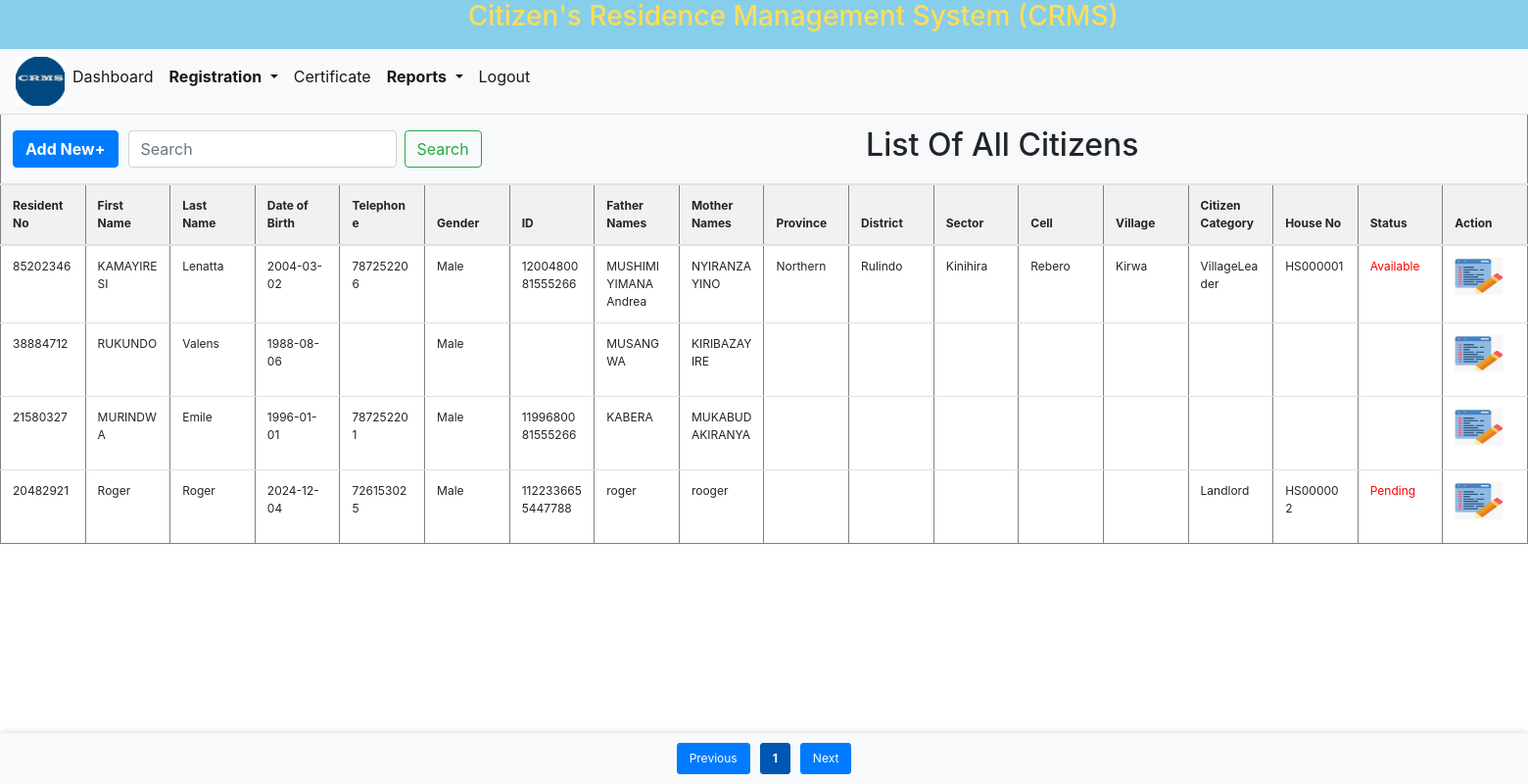
Before: /Report.php (signed in) with the older database file.
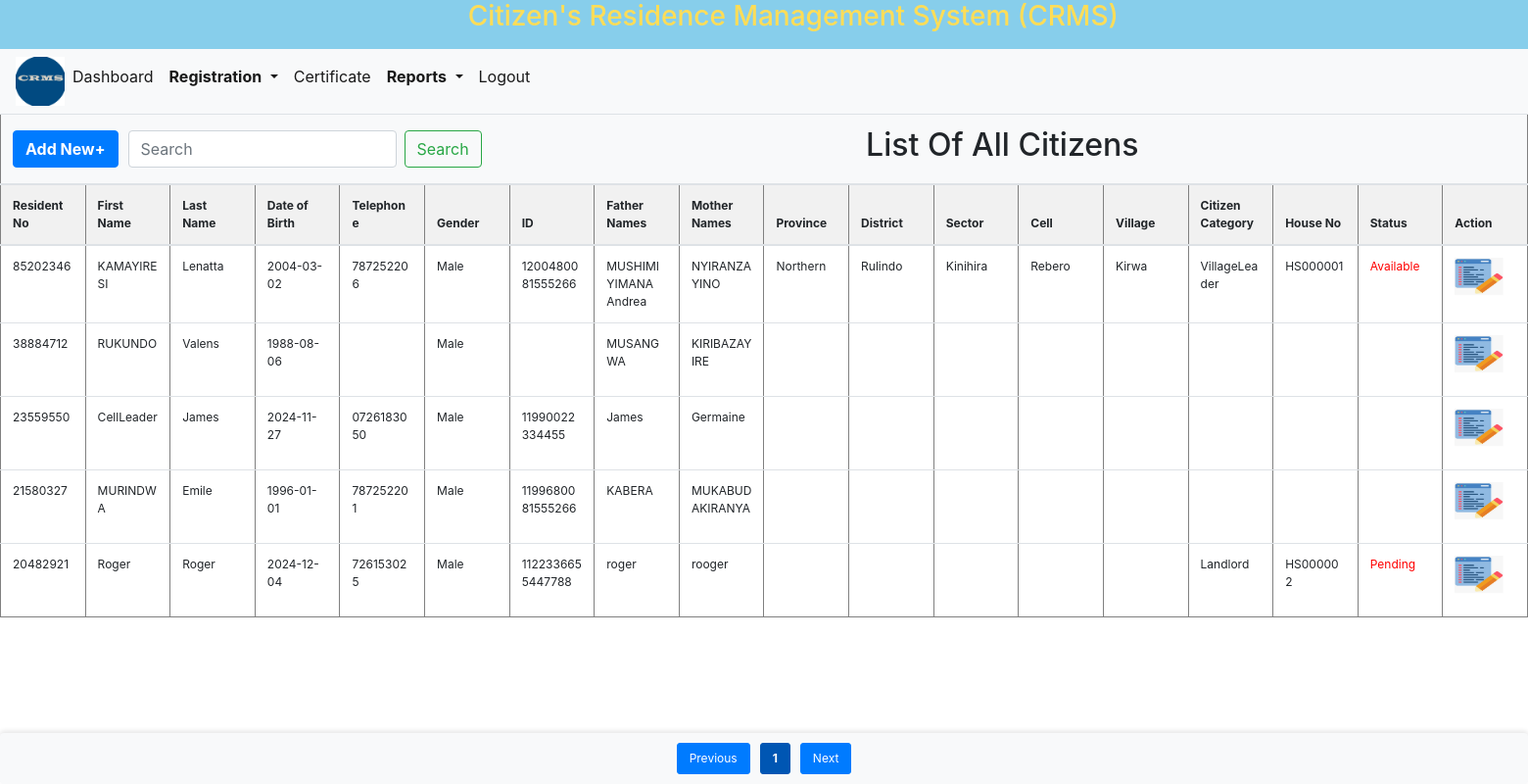
After: the same page with the newer database file.
### tables this page shows
CREATE TABLE `resident` (
  `Identifier` varchar(8) DEFAULT NULL,
  `Firstname` varchar(20) DEFAULT NULL,
  `Lastname` varchar(20) DEFAULT NULL,
  `DoB` date DEFAULT NULL,
  `Telephone` varchar(10) DEFAULT NULL,
  `Gender` varchar(6) DEFAULT NULL,
  `ID` bigint DEFAULT NULL,
  `FatherNames` varchar(20) DEFAULT NULL,
  `MotherNames` varchar(20) DEFAULT NULL,
  `Province` varchar(20) DEFAULT NULL,
  `District` varchar(20) DEFAULT NULL,
  `Sector` varchar(20) DEFAULT NULL,
  `Cell` varchar(20) DEFAULT NULL,
  `Village` varchar(20) DEFAULT NULL,
  `Citizen_Category` varchar(20) DEFAULT NULL,
  `HouseNo` varchar(30) DEFAULT NULL,
  `Status` varchar(9) DEFAULT NULL,
  `RegDate` datetime DEFAULT CURRENT_TIMESTAMP
);

### Report.php (the view, shortened to what the changed rows need)
<!DOCTYPE html>
<html lang="en">
<head>
    <link rel="stylesheet" href="bootstrap/bootstrap.css">
    <link rel="stylesheet" href="css/style.css">
</head>
<body>
<?php
$conn = new mysqli('localhost', 'super', '', 'crms');
$records_per_page = 5;
$page = isset($_GET['page']) ? (int)$_GET['page'] : 1;
$offset = ($page - 1) * $records_per_page;
$search_query = isset($_GET['search']) ? $conn->real_escape_string($_GET['search']) : '';
$sql = "SELECT Identifier, Firstname, Lastname, DoB, Telephone, Gender, ID, FatherNames, MotherNames, Province, District, Sector, Cell, Village, citizen_category, HouseNo, Status
        FROM resident
        WHERE CONCAT_WS(' ', Firstname, Lastname, DoB, Telephone, Gender, ID, FatherNames, MotherNames, Province, District, Sector, Cell, Village, citizen_category, HouseNo, Status) LIKE ?
        ORDER BY Identifier DESC
        LIMIT ? OFFSET ?";
$stmt = $conn->prepare($sql);
$search_param = "%$search_query%";
$stmt->bind_param("sii", $search_param, $records_per_page, $offset);
$stmt->execute();
$result = $stmt->get_result();
$total_sql = "SELECT COUNT(*) as total FROM resident WHERE CONCAT_WS(' ', Firstname, Lastname, ID, FatherNames, MotherNames, Province, District, Sector, Cell, Village, citizen_category, HouseNo, Status) LIKE ?";
$total_stmt = $conn->prepare($total_sql);
$total_stmt->bind_param("s", $search_param);
$total_stmt->execute();
$total_result = $total_stmt->get_result();
$total_row = $total_result->fetch_assoc();
$total_records = $total_row['total'];
$total_pages = ceil($total_records / $records_per_page);
if ($result->num_rows > 0) {
    echo "<div class='table-container'>";
    echo "<table border='1' class='table table-striped'>";
    echo "<thead>";
    echo "<tr>
            <th colspan='18' style='background-color: #f8f9fa; text-align: left;'>
                <div style='display: flex; align-items: center;'>
                    <div style='margin-right: 10px;'>
                        <a class='small' href='addResident.php'>
                            <button class='btn btn-primary'><b>Add New+</b></button>
                        </a>
                    </div>
                    <div style='margin-right: 8px;'>
                        <form class='form-inline my-2 my-lg-0' method='GET' action=''>
                            <input class='form-control mr-sm-2' type='search' name='search' placeholder='Search' value='" . htmlspecialchars($search_query) . "'>
                            <button class='btn btn-outline-success my-2 my-sm-0' type='submit'>Search</button>
                        </form>
                    </div>
                    <div style='flex: 1; text-align: center; font-size: 18px;'>
                        <h2 class='text-center'>List Of All Citizens</h2>
                    </div>
                </div>
            </th>
          </tr>";
    echo "<tr>
            <th>Resident No</th>
            <th>First Name</th>
            <th>Last Name</th>
            <th>Date of Birth</th>
            <th>Telephone</th>
            <th>Gender</th>
            <th>ID</th>
            <th>Father Names</th>
            <th>Mother Names</th>
            <th>Province</th>
            <th>District</th>
            <th>Sector</th>
            <th>Cell</th>
            <th>Village</th>
            <th>Citizen Category</th>
            <th>House No</th>
            <th>Status</th>
            <th>Action</th>
          </tr>";
    echo "</thead>";
    echo "<tbody>";
    while ($row = $result->fetch_assoc()) {
        echo "<tr>
                <td>" . htmlspecialchars($row["Identifier"]) . "</td>
                <td>" . htmlspecialchars($row["Firstname"]) . "</td>
                <td>" . htmlspecialchars($row["Lastname"]) . "</td>
                <td>" . htmlspecialchars($row["DoB"]) . "</td>
                <td>" . htmlspecialchars($row["Telephone"]) . "</td>
                <td>" . htmlspecialchars($row["Gender"]) . "</td>
                <td>" . htmlspecialchars($row["ID"]) . "</td>
                <td>" . htmlspecialchars($row["FatherNames"]) . "</td>
                <td>" . htmlspecialchars($row["MotherNames"]) . "</td>
                <td>" . htmlspecialchars($row["Province"]) . "</td>
                <td>" . htmlspecialchars($row["District"]) . "</td>
                <td>" . htmlspecialchars($row["Sector"]) . "</td>
                <td>" . htmlspecialchars($row["Cell"]) . "</td>
                <td>" . htmlspecialchars($row["Village"]) . "</td>
                <td>" . htmlspecialchars($row["citizen_category"]) . "</td>
                <td>" . htmlspecialchars($row["HouseNo"]) . "</td>
                <td style='color: red;'>" . htmlspecialchars($row["Status"]) . "</td>
                <td><a href='updateResident.php?identifier=" . htmlspecialchars($row["Identifier"]) . "' style='color: red;'>
                    <img src='images/edit.jpg' width='50px' height='50px'></a>
                </td>
              </tr>";
    }
    echo "</tbody>";
    echo "</table>";
    echo "<div class='pagination'>";
    if ($page > 1) {
        echo "<a href='?page=" . ($page - 1) . "&search=" . urlencode($search_query) . "'>Previous</a>";
    } else {
        echo "<span class='disabled'>Previous</span>";
    }
    for ($i = 1; $i <= $total_pages; $i++) {
        if ($i == $page) {
            echo "<span class='current'>$i</span>";
        } else {
            echo "<a href='?page=$i&search=" . urlencode($search_query) . "'>$i</a>";
        }
    }
    if ($page < $total_pages) {
        echo "<a href='?page=" . ($page + 1) . "&search=" . urlencode($search_query) . "'>Next</a>";
    } else {
        echo "<span class='disabled'>Next</span>";
    }
    echo "</div>";
} else {
    echo "<div>No results found for the search query.</div>";
}
?>
</body>
</html>

Changed rows visible on the page:
added resident: Identifier "23559550", Firstname "CellLeader", Lastname "James", DoB "2024-11-27", Telephone "0726183050", Gender "Male", ID "11990022334455", FatherNames "James", MotherNames "Germaine"
